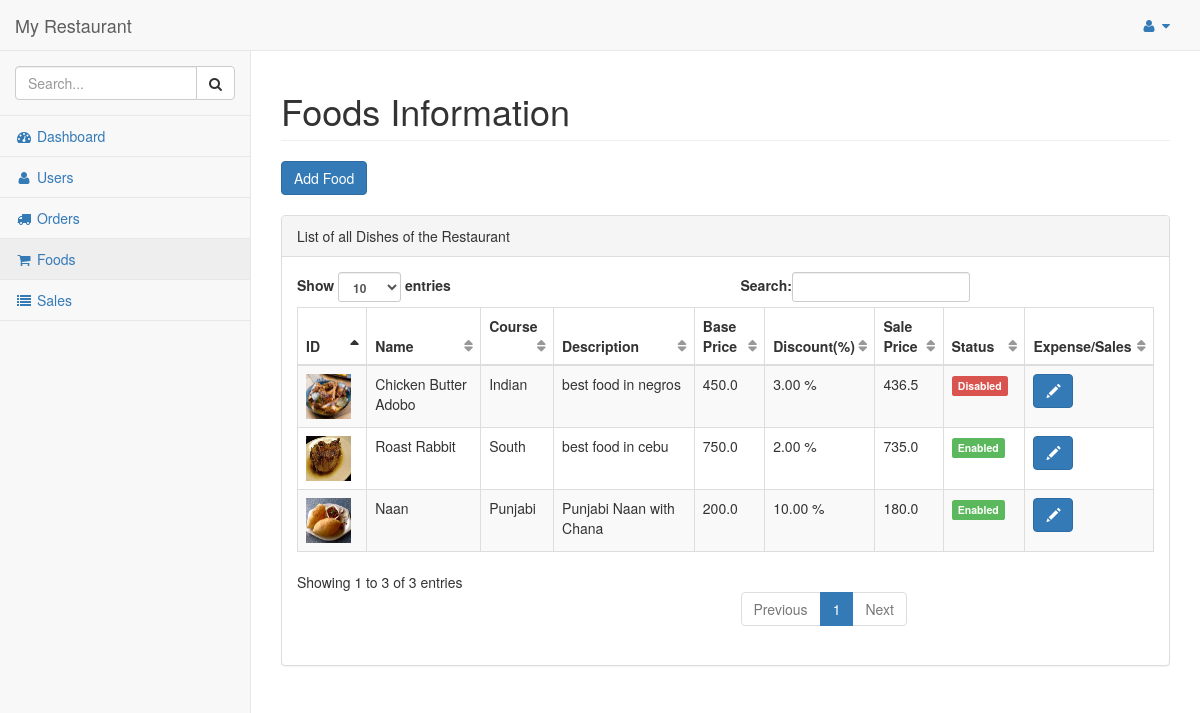
The page /dashboard/admin/foods/ (signed in) on the database its author committed.
### hotel/models.py (models this page shows, shortened)
class Food(models.Model):
    indian = 'Negros Best Food'
    south = 'Manila Best Food'
    gujarati = 'Cebu Best Food'
    punjabi = 'Iloilo Best Food'
    fast = 'Aklan Food'
    COURSE = (
        (indian,indian),
        (south,south),
        (gujarati,gujarati),
        (punjabi,punjabi),
        (fast,fast),
    )
    disabled = 'Disabled'
    enabled = 'Enabled'
    STATUS = (
        (disabled, disabled),
        (enabled, enabled),
    )
    name = models.CharField(max_length=250)
    course = models.CharField(max_length = 50, choices = COURSE)
    status = models.CharField(max_length=50, choices=STATUS)
    content_description = models.TextField()
    base_price = models.FloatField()
    sale_price = models.FloatField(default=base_price)
    discount = models.DecimalField(default=0, decimal_places=2, max_digits=5)
    image = models.FileField(blank=True, null =True)
    num_order = models.IntegerField(default=0)

### hotel/views.py (the view)
# urls.py: url(r'^dashboard/admin/foods/$', views.foods_admin, name='foods_admin'),
@login_required
@staff_member_required
def foods_admin(request):
    foods = Food.objects.filter()
    return render(request, 'admin_temp/foods.html', {'foods':foods})

### hotel/templates/admin_temp/foods.html (shortened to what this page needs)
{% load static %}
{% load static %}
{% include "includes/base.html" %}
{% include "includes/navbarheader.html" %}
{% include "includes/navtop.html"%}
{% include "includes/sidemenu.html" %}
</nav>
<div id="page-wrapper">
    <div class="row">
        <div class="col-lg-12">
            <h1 class="page-header">Foods Information</h1>
            <button type="button" class="btn btn-primary" data-toggle="modal" data-target="#addFood">
                Add Food
            </button>
            <br><br>
        </div>
    </div>
    <div class="row">
        <div class="col-lg-12">
            <div class="panel panel-default">
                <div class="panel-heading">
                    List of all Dishes of the Restaurant
                </div>
                <div class="panel-body">
                    <table width="100%" class="table table-striped table-bordered table-hover" id="dataTables-example">
                        <thead>
                            <tr>
                                <th>ID</th>
                                <th>Name</th>
                                <th>Course</th>
                                <th>Description</th>
                                <th>Base Price</th>
                                <th>Discount(%)</th>
                                <th>Sale Price</th>
                                <th>Status</th>
                                <th>Expense/Sales</th>
                            </tr>
                        </thead>
                        <tbody>
                            {% for food in foods %}
                            <tr>
                                <td><img src="/media/{{food.image}}" width="45" height="45"></td>
                                <td>{{food.name}}</td>
                                <td>{{food.course}}</td>
                                <td>{{food.content_description|truncatechars:150}}</td>
                                <td>{{food.base_price}}</td>
                                <td>{{food.discount}} %</td>
                                <td>{{food.sale_price}}</td>
                                <td>{% if food.status == 'Enabled' %}
                                    <span class="label label-success">Enabled</span>
                                    {% else %}
                                    <span class="label label-danger">Disabled</span>
                                    {% endif %}
                                </td>
                                <td>
                                    <button type="button" class="btn btn-primary" data-toggle="modal" data-target="#myModal">
                                        <span class="glyphicon glyphicon-pencil" aria-hidden="true"></span>
                                    </button>
                                </td>
                            </tr>
                            {% endfor %}
                        </tbody>
                    </table>
                </div>
            </div>
        </div>
    </div>
</div>
</div>
</body>
</html>

### rows shown on the page
Food: image (picture), name "Chicken Butter Adobo", course "Indian", content_description "best food in negros", base_price "450.0", discount "3.00", sale_price "436.5", status "Disabled"
Food: image (picture), name "Roast Rabbit", course "South", content_description "best food in cebu", base_price "750.0", discount "2.00", sale_price "735.0", status "Enabled"
Food: image (picture), name "Naan", course "Punjabi", content_description "Punjabi Naan with Chana", base_price "200.0", discount "10.00", sale_price "180.0", status "Enabled"
